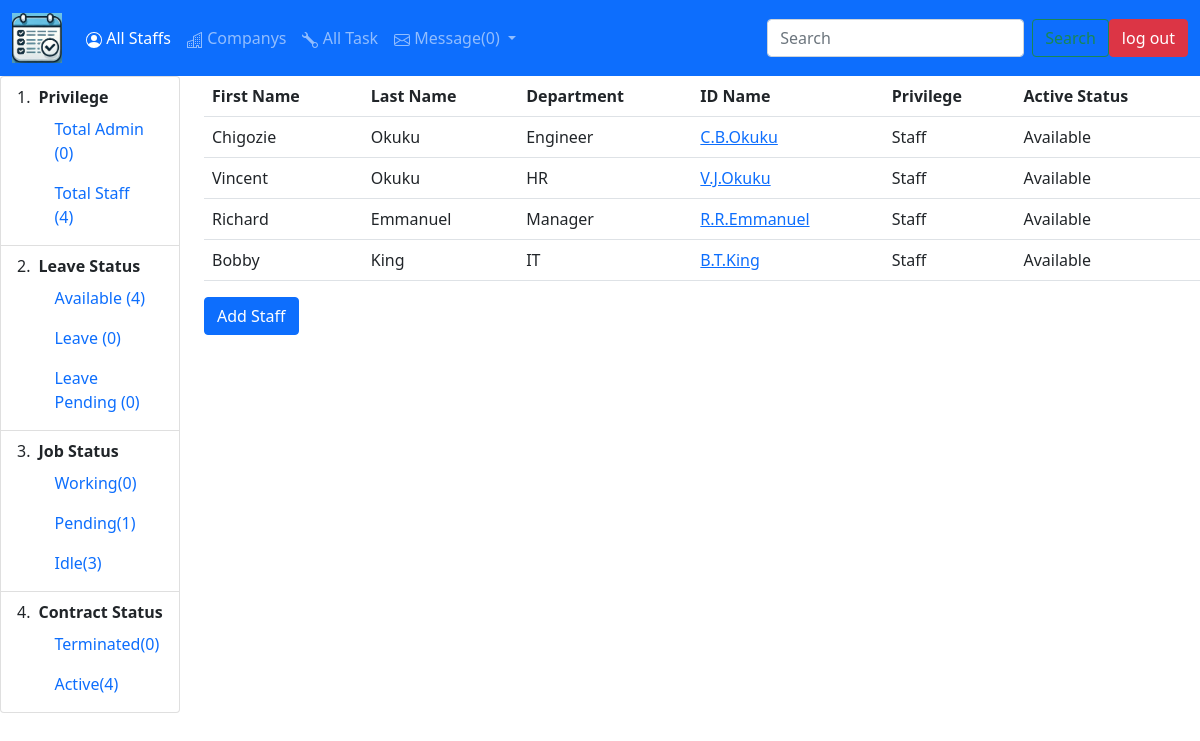
Before: /all-staffs/None (signed in) with the older database file.
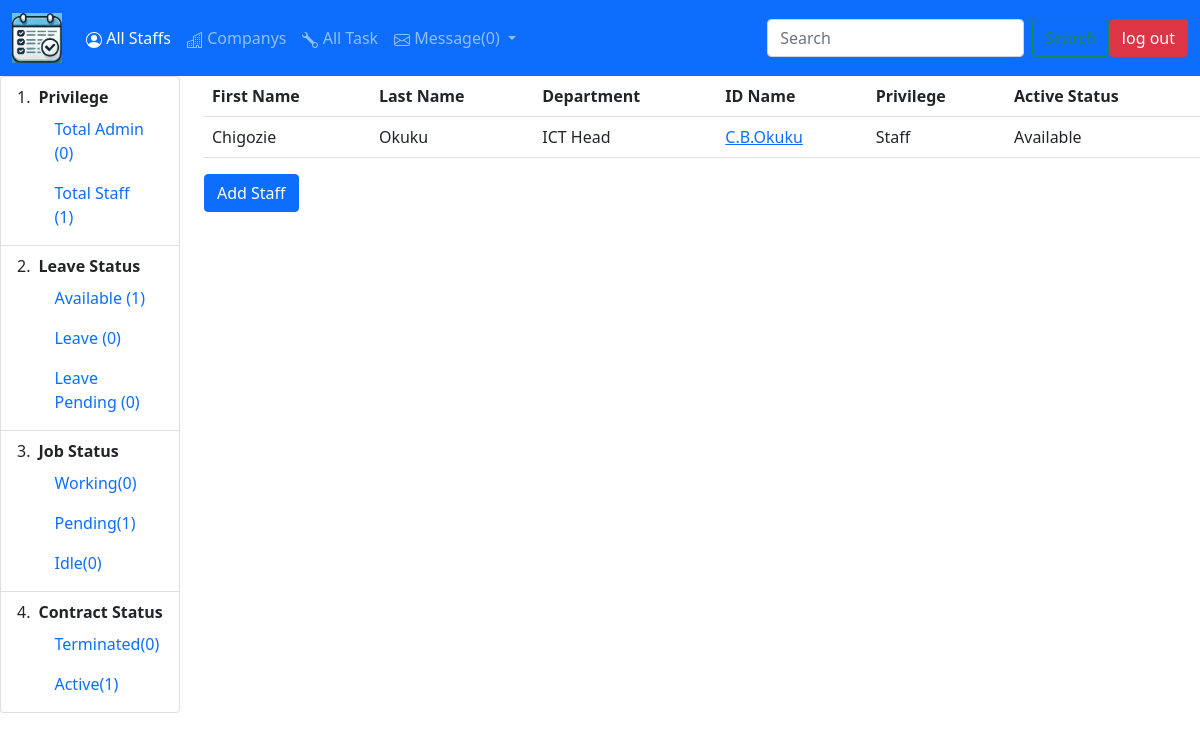
After: the same page with the newer database file.
### main.py (models this page shows)
class User(db.Model, UserMixin):
    __tablename__ = 'users'
    id = db.Column(db.Integer, primary_key=True)
    email = db.Column(db.String(30), unique=True, nullable=False)
    position = db.Column(db.String(30),  nullable=False)
    privilege = db.Column(db.String(30),  nullable=False)
    first_name = db.Column(db.String(30),  nullable=False)
    middle_name = db.Column(db.String(30))
    last_name = db.Column(db.String(30),  nullable=False)
    id_name = db.Column(db.String(30),  nullable=False)
    picture = db.Column(db.String(30), default='profilepic.png')
    password = db.Column(db.String(300), nullable=False)
    calendar = relationship("Calendar", back_populates='staff', lazy='subquery')
    contract = db.Column(db.String(30), nullable=False)
    pending = db.Column(db.String(30))
    working = db.Column(db.String(30))
    reject = db.Column(db.String(30))
    comment = relationship("Comment", back_populates='author_name', lazy='subquery')

class Calendar(db.Model):
    __tablename__ = 'calendar'
    id = db.Column(db.Integer, primary_key=True)
    staff_id = db.Column(db.Integer, db.ForeignKey('users.id'))
    staff = relationship("User", back_populates='calendar', lazy='subquery')
    reason = db.Column(db.String(500))
    status = db.Column(db.String(30), nullable=False)
    start = db.Column(db.String(30))
    stop = db.Column(db.String(30))

### main.py (the view, shortened to what this page needs)
@app.route('/all-staffs/<category>', methods=['POST', 'GET'])
@login_required
@admin_only
def all_staffs(category):
    with app.app_context():
        data1 = db.session.query(User).filter(User.id != 1)
        for staff in data1:
            update = leave_calculator(staff)
            if update:
                db.session.add(update)
        db.session.commit()
        data1 = db.session.query(User).filter(User.id != 1)
    details = all_staff_stats(data1)
    if category != "None":
        data1 = details[category][0]
    return render_template('all_staffs.html', staffs=data1, webpage='staff', num_mail=mail_counter(), details=details)

### main.py (called while the page is built)
@login_manager.user_loader
def load_user(user_id):
    return db.get_or_404(User, user_id)

def mail_counter():
    messages = db.session.query(Messages).all()
    messages = [message for message in messages if message.receiver == current_user.id_name]
    messages = [message for message in messages if message.read is False]
    return len(messages)

def admin_only(funct):
    @wraps(funct)
    def decorated_function(*args, **kwargs):
        if current_user.privilege != 'Administrator':
            return abort(403, "You don't have access to URL")
        return funct(*args, **kwargs)
    return decorated_function

def leave_calculator(staff):
    if len(staff.calendar) > 0 and staff.calendar[-1].stop is not None:
        calendar = staff.calendar[-1]
        resume = datetime.strptime(calendar.stop, "%b %d, %Y %H %m")
        if calendar.status == 'Approved' and datetime.now() > resume:
            day = 6 - resume.weekday()
            if day in (1, 2):
                resume = resume + timedelta(days=day)
            else:
                resume = resume + timedelta(days=1)
            resume = datetime.strftime(resume, "%b %d, %Y %H %m")
            available_work = Calendar(staff=staff,
                                    start=resume,
                                    status='Available')
            return available_work
        else:
            return False
    else:
        return False

### templates/all_staffs.html (shortened to what this page needs)
{% extends 'header.html'%}
{% block content %}
<div class="row">
    <div class="col-2">
<ul class="list-group list-group-numbered">
  <li class="list-group-item d-flex justify-content-between align-items-start">
    <div class="ms-2 me-auto">
      <div class="fw-bold">Privilege</div>
      <a class="nav-link active" aria-current="page" href="{{url_for('all_staffs', category='ad')}}">Total Admin ({{details['ad'][1]}})</a>
    <a class="nav-link active" aria-current="page" href="{{url_for('all_staffs', category='st')}}">Total Staff ({{details['st'][1]}})</a>
    </div>
  </li>
  <li class="list-group-item d-flex justify-content-between align-items-start">
    <div class="ms-2 me-auto">
      <div class="fw-bold">Leave Status</div>
      <a class="nav-link active" aria-current="page" href="{{url_for('all_staffs', category='av')}}">Available ({{details['av'][1]}})</a>
    <a class="nav-link active" aria-current="page" href="{{url_for('all_staffs', category='lv')}}">Leave ({{details['lv'][1]}})</a>
    <a class="nav-link active" aria-current="page" href="{{url_for('all_staffs', category='lp')}}">Leave Pending ({{details['lp'][1]}})</a>
    </div>
  </li>
  <li class="list-group-item d-flex justify-content-between align-items-start">
    <div class="ms-2 me-auto">
      <div class="fw-bold">Job Status</div>
      <a class="nav-link active" aria-current="page" href="{{url_for('all_staffs', category='wk')}}"> Working({{details['wk'][1]}})</a>
    <a class="nav-link active" aria-current="page" href="{{url_for('all_staffs', category='wp')}}">Pending({{details['wp'][1]}})</a>
        <a class="nav-link active" aria-current="page" href="{{url_for('all_staffs', category='id')}}">Idle({{details['id'][1]}})</a>
    </div>
    <span class="badge text-bg-primary rounded-pill">14</span>
  </li>
    <li class="list-group-item d-flex justify-content-between align-items-start">
    <div class="ms-2 me-auto">
      <div class="fw-bold">Contract Status</div>
      <a class="nav-link active" aria-current="page" href="{{url_for('all_staffs', category='tm')}}"> Terminated({{details['tm'][1]}})</a>
    <a class="nav-link active" aria-current="page" href="{{url_for('all_staffs', category='ac')}}">Active({{details['ac'][1]}})</a>
    </div>
  </li>
</ul>
</div>
<div class="col-10">
<table class="table table-hover" >
    <tr>
      <th>First Name</th>
      <th>Last Name</th>
      <th>Department</th>
      <th>ID Name</th>
      <th>Privilege</th>
      <th>Active Status</th>
        </tr>
        {% for details in staffs %}
        <tr>
            <td>{{details.first_name}}</td>
            <td>{{details.last_name}}</td>
            <td>{{details.position}}</td>
            <td><a href="{{url_for('staffprofile', staff=details.id)}}">{{details.id_name}}</a></td>
            <td>{{details.privilege}}</td>
            {% if details.calendar|length > 0 %}
                <td>{{details.calendar[-1].status}}</td>
            {% else %}
              <td>Available</td>
            {% endif %}
        </tr>
        {% endfor %}
  </table>
    <div class="dropdown-content">
        <div class='col-2'>
            <a href="{{url_for('addUser')}}"><button type="button" class="btn btn-primary">Add Staff</button></a>
        </div>
    </div>
 </div>
</div>
{% endblock %}

### templates/header.html (shortened to what this page needs)
<!DOCTYPE html>
<html lang="en">
<head>
    <link href="https://cdn.jsdelivr.net/npm/bootstrap@5.0.2/dist/css/bootstrap.min.css" rel="stylesheet">
    <link href="https://cdn.jsdelivr.net/npm/select2@4.1.0/dist/css/select2.min.css" rel="stylesheet" />
</head>
<body>
<nav class="navbar navbar-expand-lg navbar-dark bg-primary">
  <div class="container-fluid">
    <a class="navbar-brand" href="#"><img src="{{url_for('static', filename='task.jpg')}}" alt="logo" width="50" height="50"></a>
    <div class="collapse navbar-collapse" id="navbarSupportedContent">
      <ul class="navbar-nav me-auto mb-2 mb-lg-0">
        {% if current_user.is_authenticated == False %}
         <li class="nav-item">
            <a class="nav-link active" aria-current="page" href="">Welcome</a>
          </li>
        {% else %}
            {% if current_user.privilege == "Administrator" %}
              <li class="nav-item">
                <a class="nav-link active" aria-current="page" href="{{url_for('all_staffs', category='None')}}">
                    All Staffs
                </a>
          </li>
              <li class="nav-item">
                <a class="nav-link" href="{{url_for('companyList')}}">
                    Companys
                </a>
          </li>
              <li class="nav-item">
                <a class="nav-link" href="{{url_for('task_list', company='all-task', status='None')}}">
                     All Task
                </a>
        </li>
            {% endif %}
            <li class="nav-item dropdown">
          <a class="nav-link dropdown-toggle" href="#" id="navbarDropdown" role="button" data-bs-toggle="dropdown" aria-expanded="false">
 Message({{num_mail}})
          </a>
        </li>
      </ul>
        {% if webpage == 'company' %}
      <form class="d-flex" action="{{url_for('companyList')}}" method="post"  >
        <input class="form-control me-2" type="search" placeholder="Search" name="search_query" aria-label="Search">
        <button class="btn btn-outline-success" type="submit">Search</button>
      </form>
        {% elif webpage == 'staff' %}
      <form class="d-flex" action="{{url_for('all_staffs', category='None')}}" method="post"  >
        <input class="form-control me-2" type="search" placeholder="Search" name="search_query" aria-label="Search">
        <button class="btn btn-outline-success" type="submit">Search</button>
      </form>
        {% elif webpage == 'task' %}
      <form class="d-flex" action="{{url_for('task_list', company='all-task', status='None')}}" method="post"  >
        <input class="form-control me-2" type="search" placeholder="Search" name="search_query" aria-label="Search">
        <button class="btn btn-outline-success" type="submit">Search</button>
      </form>
        {% elif webpage == 'inbox' %}
      <form class="d-flex" action="{{url_for('inbox')}}" method="post"  >
        <input class="form-control me-2" type="search" placeholder="Search" name="search_query" aria-label="Search">
        <button class="btn btn-outline-success" type="submit">Search</button>
      </form>
        {% elif webpage == 'outbox' %}
      <form class="d-flex" action="{{url_for('outbox')}}" method="post"  >
        <input class="form-control me-2" type="search" placeholder="Search" name="search_query" aria-label="Search">
        <button class="btn btn-outline-success" type="submit">Search</button>
      </form>
        {% elif webpage == 'taskboard' %}
      <form class="d-flex" action="{{url_for('taskboard', status=status)}}" method="post"  >
        <input class="form-control me-2" type="search" placeholder="Search" name="search_query" aria-label="Search">
        <button class="btn btn-outline-success" type="submit">Search</button>
      </form>
        {% endif %}
        {% endif %}
      <a href="{{url_for('user_logout')}}"><button type="button" class="btn btn-danger">log out</button></a>
    </div>
  </div>
</nav>
        {% block content %}
        {% endblock %}
</body>
</html>

Changed rows visible on the page:
removed User: first_name "Vincent", last_name "Okuku", position "HR", id_name "V.J.Okuku", privilege "Staff", status "Available"
removed User: first_name "Richard", last_name "Emmanuel", position "Manager", id_name "R.R.Emmanuel", privilege "Staff", status "Available"
removed User: first_name "Bobby", last_name "King", position "IT", id_name "B.T.King", privilege "Staff", status "Available"
changed User "Chigozie": position "Engineer" → "ICT Head"
Other visible differences:
{{ details['st'][1] }}: "4" → "1"
{{ details['av'][1] }}: "4" → "1"
{{ details['id'][1] }}: "3" → "0"
{{ details['ac'][1] }}: "4" → "1"
